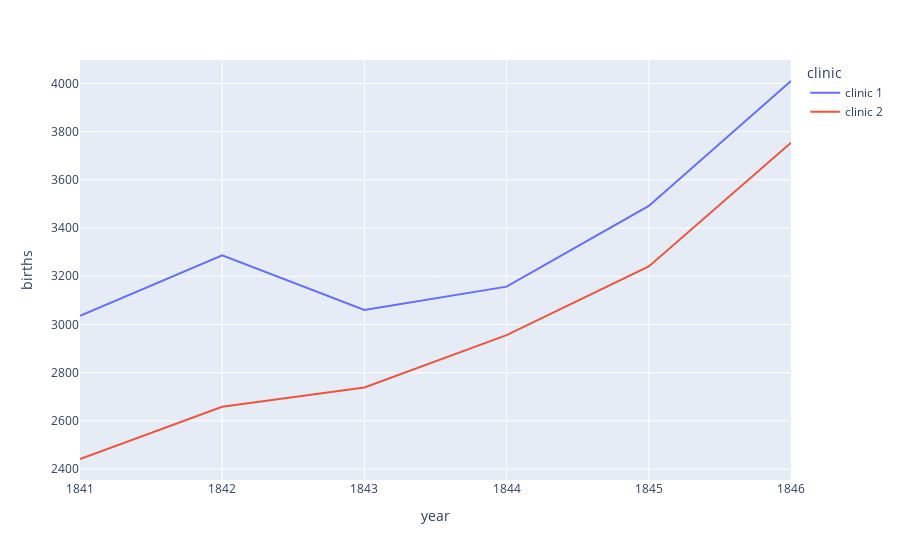

Notebook source saved alongside this figure:
### Code cell
px.line(
    data_frame=df_yearly,
    x="year",
    y="births",
    color="clinic",
    title="Total Yearly Births by Clinic"
)

### Figure 1 — Plotly figure (JSON) as saved in the notebook; plotly's stock layout.template omitted (floating-point values rounded to 4 significant figures)
{"data": [{"hovertemplate": "clinic=clinic 1<br>year=%{x}<br>births=%{y}<extra></extra>", "legendgroup": "clinic 1", "line": {"color": "#636efa", "dash": "solid"}, "mode": "lines", "name": "clinic 1", "orientation": "v", "showlegend": true, "type": "scatter", "x": [1841, 1842, 1843, 1844, 1845, 1846], "xaxis": "x", "y": [3036, 3287, 3060, 3157, 3492, 4010], "yaxis": "y"}, {"hovertemplate": "clinic=clinic 2<br>year=%{x}<br>births=%{y}<extra></extra>", "legendgroup": "clinic 2", "line": {"color": "#EF553B", "dash": "solid"}, "mode": "lines", "name": "clinic 2", "orientation": "v", "showlegend": true, "type": "scatter", "x": [1841, 1842, 1843, 1844, 1845, 1846], "xaxis": "x", "y": [2442, 2659, 2739, 2956, 3241, 3754], "yaxis": "y"}], "layout": {"legend": {"title": {"text": "clinic"}, "tracegroupgap": 0}, "margin": {"t": 60}, "xaxis": {"anchor": "y", "domain": [0, 1], "title": {"text": "year"}}, "yaxis": {"anchor": "x", "domain": [0, 1], "title": {"text": "births"}}}}
